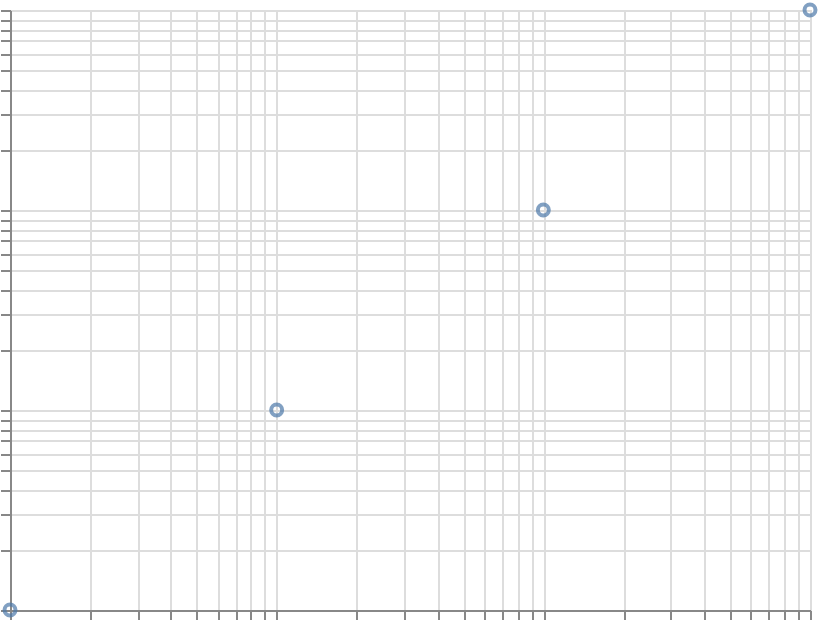

Write the Vega-Lite specification saved for this chart.
### Vega-Lite specification from a JSON file in a GitHub repository (floating-point values rounded to 4 significant figures)
{"$schema": "https://vega.github.io/schema/vega-lite/v6.json", "width": 400, "height": 300, "padding": 5, "autosize": "none", "data": {"name": "table", "values": [{"x": 1, "y": 1}, {"x": 10, "y": 10}, {"x": 100, "y": 100}, {"x": 1000, "y": 1000}]}, "mark": "point", "encoding": {"x": {"field": "x", "type": "quantitative", "scale": {"type": "log"}}, "y": {"field": "y", "type": "quantitative", "scale": {"type": "log"}}}}
